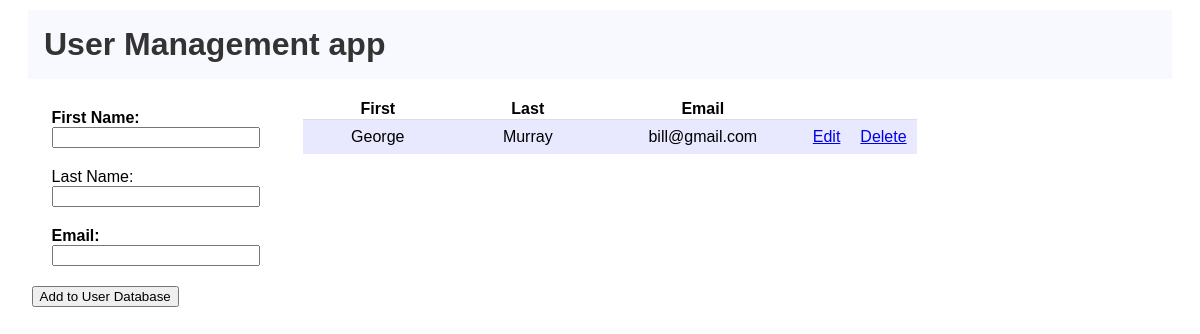
Before: /userapp/ with the older database file.
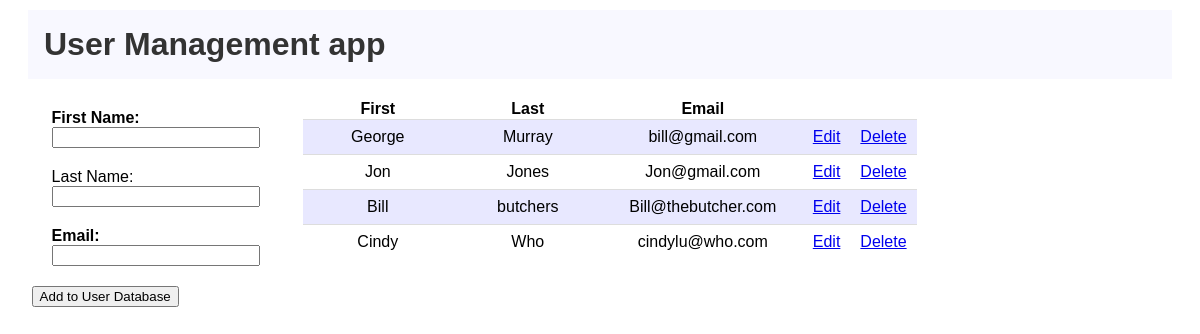
After: the same page with the newer database file.
### userapp/models.py (models this page shows)
class UserInfo(models.Model):
	f_name = models.CharField('First Name', max_length=100)
	l_name = models.CharField('Last Name', max_length=200)
	email = models.EmailField('Email')
	create_date = models.DateTimeField('Date Created', auto_now_add=True, auto_now=False)
	def __unicode__(self):
		return "%s, %s" % (self.f_name, self.l_name)
	def was_created_recently(self):
		return self.create_date >= timezone.now() - datetime.timedelta(days=1)
		was_created_recently.admin_order_field = 'create_date'
    	was_created_recently.boolean = True
    	was_created_recently.short_description = 'Created Recently?'

### userapp/views.py (the view)
def index(request):
    if request.method == 'POST':
        userinfo = UserForm(request.POST)
    	if userinfo.is_valid():
    		userinfo.save()
    return render(request, 'userapp/index_base.html', {
        'users': UserInfo.objects.order_by('id'),
    })

### userapp/templates/userapp/index_base.html
{% extends 'userapp/index.html' %}
{% block content %}
<div id="columns">
    <div class="left column">
        <form action="" method="POST">{% csrf_token %}
            <p><label for="f_name"><b>First Name:</b></label></br>
                <input id="f_name" type="text" name="f_name" required="True" maxlength="100" style="width:200px" autofocus /></p>
            <p><label for="l_name">Last Name:</label></br>
                <input id="l_name" type="text" name="l_name" maxlength="100" style="width:200px" /></p>
            <p><label for="email"><b>Email:</b></label></br>
                <input id="email" type="email" name="email" required="True" maxlength="75" style="width:200px" /></p>
            <input type="submit" value="Add to User Database" />
        </form>
    </div>
    <div class="left column">
        {% if users %}
            <table>
                <col width="150"><col width="150"><col width="200"><col width="30"><col width="30">
                <thead>
                    <tr>
                        <th>First</th>
                        <th>Last</th>
                        <th>Email</th>
                        <th></th>
                        <th></th>
                    </tr>
                </thead>
                <tbody>
                    {% for user in users %}
                        <tr>
                            <td align=center>{{ user.f_name }}</td>
                            <td align=center>{{ user.l_name }}</td>
                            <td align=center>{{ user.email }}</td>
                            <td align=center><a href="{% url 'detail' user.id %}">Edit</a></td>
                            <td align=center><a href="{% url 'delete' user.id %}">Delete</a></td>
                        </tr>
                    {% endfor %}
                </tbody>
            </table>
        {% else %}
            <strong>No users to display!</strong>
        {% endif %}
    </div>
</div>
{% endblock %}

Changed rows visible on the page:
added UserInfo: f_name "Jon", l_name "Jones", email "Jon@gmail.com"
added UserInfo: f_name "Bill", l_name "butchers", email "Bill@thebutcher.com"
added UserInfo: f_name "Cindy", l_name "Who", email "cindylu@who.com"
